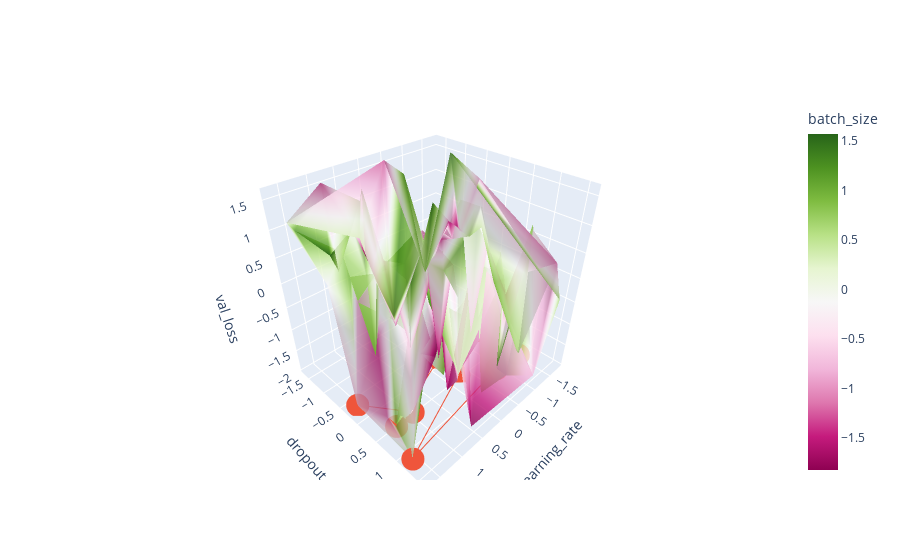

The notebook cell this image was saved under:
### Code cell
import plotly.express as px 
import plotly.graph_objects as go 

fig = go.Figure()
fig.add_traces(
    go.Mesh3d(
        x=standard_df['learning_rate'], y=standard_df['dropout'], z=standard_df['val_loss'], 
        opacity=0.8,
        intensity=standard_df['batch_size'], colorbar_title='batch_size'
        )
    )
fig.add_traces(
    go.Scatter3d(
        x=min_df['learning_rate'], y=min_df['dropout'], z=min_df['val_loss']
    )
)
fig.update_layout(
    scene=dict(
        xaxis_title='learning_rate',
        yaxis_title='dropout',
        zaxis_title='val_loss',
    )
)
fig.show()
